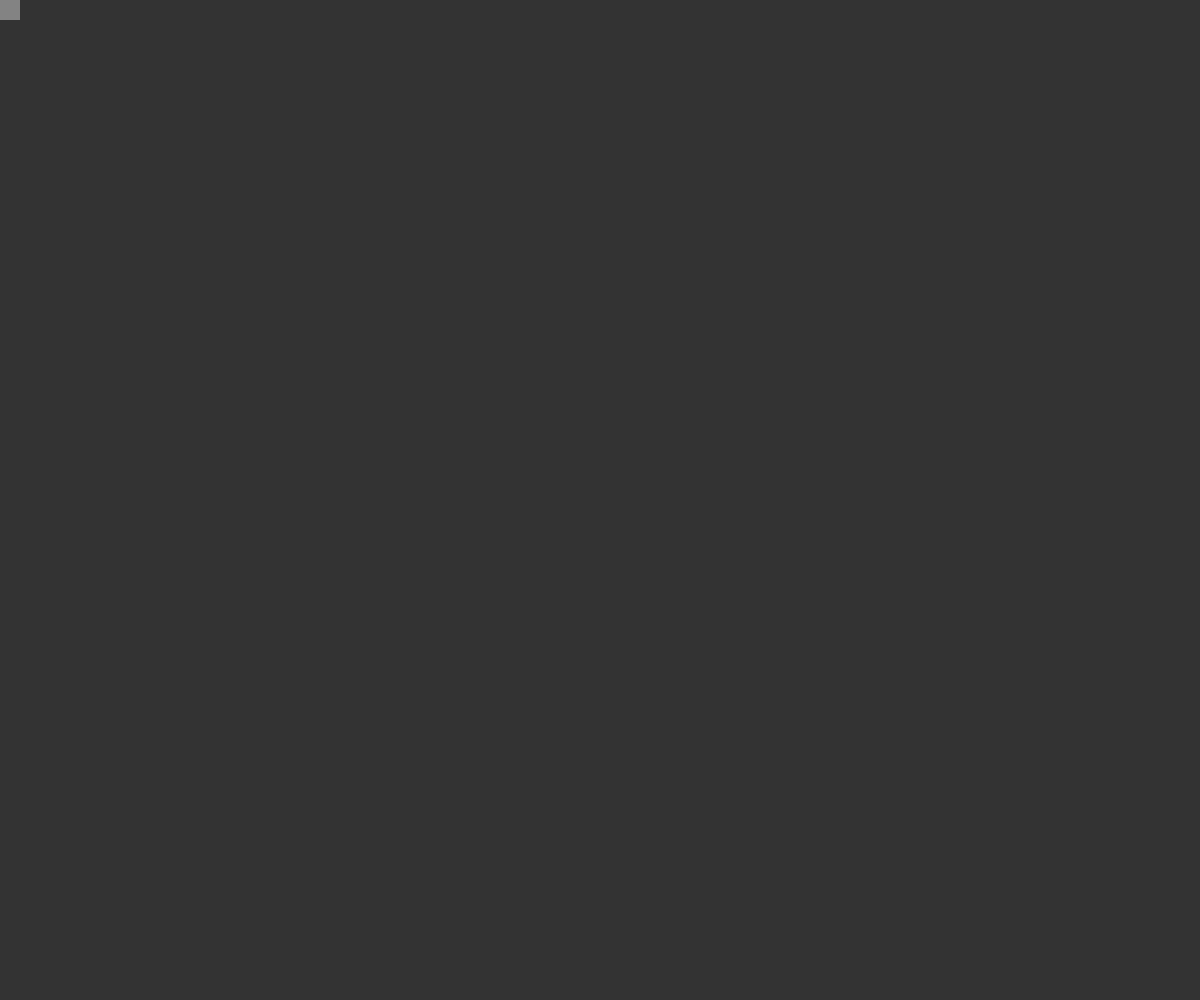
Frame 1 (no input)
Frame 60 (no input): identical to frame 1, image omitted
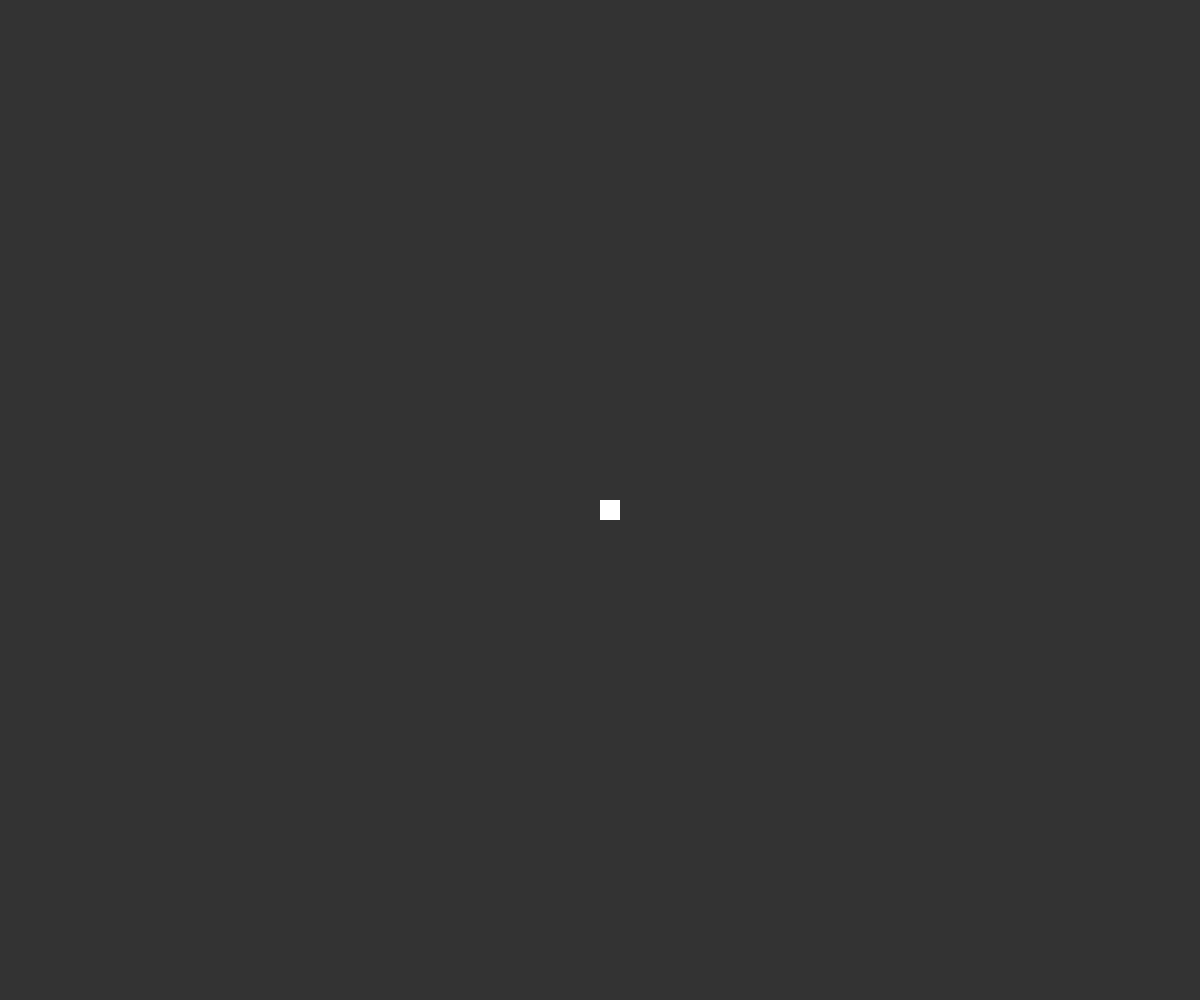
Frame 120 (the mouse pressed at the canvas centre since frame 60)

The p5.js sketch that drew these frames (run headless with seeded random() and noise() and a simulated clock; from frame 60 on, the mouse is pressed at the canvas centre):

// p5.js sketch
// ── sketch.js
// Jarad Gray
// Implementation of Conway's Game of Life
// https://en.wikipedia.org/wiki/Conway's_Game_of_Life

const TICK_LENGTH = 100;
const CELL_SIZE = 20;

let startButton, randomizeButton, clearButton;

let numRows, numCols;
let cells = [];
let newState = [];
let playing = false;
let lastTick;

function setup() {
	startButton = createButton("Start");
	randomizeButton = createButton("Randomize");
	clearButton = createButton("Clear");

	startButton.mousePressed(startButton_Click);
	randomizeButton.mousePressed(randomizeButton_Click);
	clearButton.mousePressed(clearButton_Click);

	numRows = floor(windowHeight / CELL_SIZE);
	numCols = floor(windowWidth / CELL_SIZE);

	for (let i = 0; i < numCols; i++) {
		let col = [];
		for (let j = 0; j < numRows; j++) {
			let cell = new Cell(i, j, CELL_SIZE);
			col.push(cell);
		}
		cells.push(col);
	}

	createCanvas(numCols * CELL_SIZE, numRows * CELL_SIZE);
	lastTick = millis();
}//end setup()

function draw() {
	let curTime = millis();
	let doTick = (curTime - lastTick >= TICK_LENGTH);
	if (doTick) lastTick = curTime;
	background(51);

	newState = copyCellsArray(cells); // clone cells, so changes won't affect logic this frame

	// now perform logic on cells
	// but make updates to newState

	for (let i = 0; i < numCols; i++) {
		for (let j = 0; j < numRows; j++) {
			let cell = cells[i][j];
			cell.hovered = false; // reset cell.hovered
			if (playing && doTick) {
				// set cell.alive based on cell.alive and number of alive neighbors
				let numAliveNeighbors = getNumAliveNeighbors(cell);
				if (cell.alive) {
					if (numAliveNeighbors < 2 || numAliveNeighbors > 3) {
						newState[i][j].alive = false;
					}
				}
				else if (numAliveNeighbors == 3) {
					newState[i][j].alive = true;
				}
			}
			// detect cell clicks and hovers
			if (cell.isBehindCursor()) {
				if (mouseIsPressed) {
					if (mouseButton === LEFT) newState[i][j].alive = true;
					else if (mouseButton === RIGHT) newState[i][j].alive = false;
				}
				else {
					cell.hovered = true; // update cell for hover effect to show
					console.log(getNumAliveNeighbors(cell));
				}
			}
			cell.render();
		}
	}

	cells = copyCellsArray(newState);
}//end draw()

function startButton_Click() {
	if (playing) {
		startButton.html("Start");
	}
	else {
		startButton.html("Stop");
	}
	playing = !playing;
}

function randomizeButton_Click() {
	for (let i = 0; i < numCols; i++) {
		for (let j = 0; j < numRows; j++) {
			let alive = (floor(random(5)) == 0);
			cells[i][j].alive = alive;
		}
	}
}

function clearButton_Click() {
	for (let i = 0; i < numCols; i++) {
		for (let j = 0; j < numRows; j++) {
			cells[i][j].alive = false;
		}
	}
}

// Given a reference to a Cell, return the number of adjacent alive Cells.
function getNumAliveNeighbors(cell) {
	let result = 0;
	let i = cell.x;
	let j = cell.y;
	// check if each neighbor exists and is alive
	if (i > 0 && j > 0                     && cells[i - 1][j - 1].alive) result++;
	if (j > 0                              && cells[i    ][j - 1].alive) result++;
	if (i < numCols - 1 && j > 0           && cells[i + 1][j - 1].alive) result++;
	if (i > 0                              && cells[i - 1][j    ].alive) result++;
	if (i < numCols - 1                    && cells[i + 1][j    ].alive) result++;
	if (i > 0 && j < numRows - 1           && cells[i - 1][j + 1].alive) result++;
	if (j < numRows - 1                    && cells[i    ][j + 1].alive) result++;
	if (i < numCols - 1 && j < numRows - 1 && cells[i + 1][j + 1].alive) result++;
	return result;
}

// Return a deep copy of the cells array
function copyCellsArray(arr) {
	let result = [];
	for (let i = 0; i < numCols; i++) {
		let col = [];
		for (let j = 0; j < numRows; j++) {
			col.push(arr[i][j].deepCopy());
		}
		result.push(col);
	}
	return result;
}
// ── cell.js
function Cell(x, y, size) {
    this.x = x;
    this.y = y;
    this.size = size;

    this.alive = false;
    this.hovered = false;

    this.render = function() {
        if (this.alive) {
            if (this.hovered) fill(255, 255, 255, 200);
            else fill(255);
            noStroke();
        }
        else {
            if (this.hovered) fill(255, 255, 255, 100);
            else noFill();
            noStroke();
        }
        rect(this.x * size, this.y * size, size, size);
    }

    // Returns true if the cursor is in front of the Cell
    this.isBehindCursor = function() {
        return mouseX >= this.x * this.size
            && mouseX < (this.x * this.size) + this.size
            && mouseY >= this.y * this.size
            && mouseY < (this.y * this.size) + this.size;
    }

    // Returns a new Cell that is identical to this one
    this.deepCopy = function() {
        let result = new Cell(this.x, this.y, this.size);
        result.alive = this.alive;
        result.hovered = this.hovered;
        return result;
    }
}//end Cell
// ── style.css
body {
    padding: 0;
    margin: 0;
    background-color: #faf8ef;
    color: #776e65;
    font-family: 'Lucida Sans', 'Lucida Sans Regular', 'Lucida Grande', 'Lucida Sans Unicode', Geneva, Verdana, sans-serif;
    font-size: 18px;
    line-height: 1.65em;    
}

a {
    font-weight: bold;
    color: inherit;
    text-decoration: underline;
}

p {
    margin-top: 0;
    margin-bottom: 10px;
    line-height: 1.65em;
}

.container {
    margin-left: auto;
    margin-right: auto;
    width: 980px;
}

.btn {
    background-color: #8f7a66;
    color: #f9f6f2;
    font-weight: bold;
    line-height: 42px;
    padding: 0 20px;
    height: 40px;
    border-radius: 3px;
    text-decoration: none;
    display: inline-block;
    cursor: pointer;
}

.btn-start {
    background-color: #0db81d;
}

.btn-stop {
    background-color: #ed913f;
}

.btn-randomize {
    background-color: #edc53f;
}

.btn-clear {
    background-color: #ed3f3f;
}

.canvas-container {
    width: 100%;
    height: 100%;
    margin-top: 10px;
}
